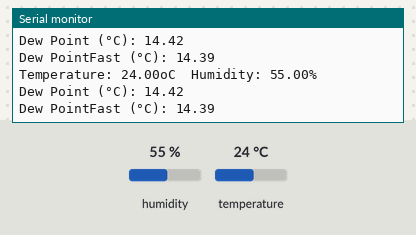
The sketch below on a simulated Arduino Uno, built with avr-gcc and run on an emulated ATmega328P. Shown: the last lines printed to the serial monitor. The test bench sets the inputs (shaded band); at power-on: humidity 55 %, temperature 24 °C.

Above: at 1.3 s.
1.4 s: humidity set to 22 %
At 2.04 s:
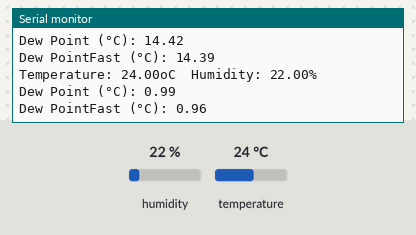
2.9 s: temperature set to 12 °C
At 3.68 s:
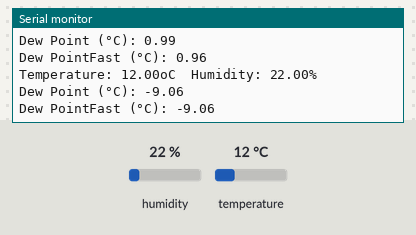
6.0 s: humidity set to 40 %
At 6.43 s:
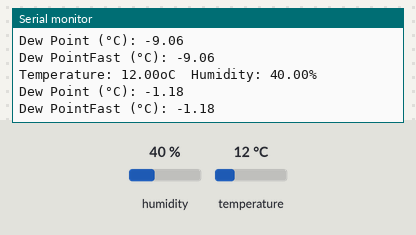
Timing chart, 0 to 9.0 s (numbered marks = the images above; inputs shaded):
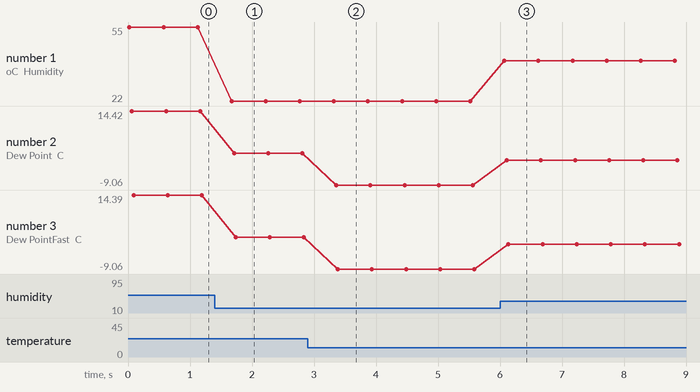

The sketch:

sketch_aug05a.ino
```cpp
//Celsius to Fahrenheit conversion
double Fahrenheit(double celsius)
{
  return 1.8 * celsius + 32;
}

// fast integer version with rounding
//int Celcius2Fahrenheit(int celcius)
//{
//  return (celsius * 18 + 5)/10 + 32;
//}


//Celsius to Kelvin conversion
double Kelvin(double celsius)
{
  return celsius + 273.15;
}

// dewPoint function NOAA
// reference (1) : http://wahiduddin.net/calc/density_algorithms.htm
// reference (2) : http://www.colorado.edu/geography/weather_station/Geog_site/about.htm
//
double dewPoint(double celsius, double humidity)
{
  // (1) Saturation Vapor Pressure = ESGG(T)
  double RATIO = 373.15 / (273.15 + celsius);
  double RHS = -7.90298 * (RATIO - 1);
  RHS += 5.02808 * log10(RATIO);
  RHS += -1.3816e-7 * (pow(10, (11.344 * (1 - 1/RATIO ))) - 1) ;
  RHS += 8.1328e-3 * (pow(10, (-3.49149 * (RATIO - 1))) - 1) ;
  RHS += log10(1013.246);

        // factor -3 is to adjust units - Vapor Pressure SVP * humidity
  double VP = pow(10, RHS - 3) * humidity;

        // (2) DEWPOINT = F(Vapor Pressure)
  double T = log(VP/0.61078);   // temp var
  return (241.88 * T) / (17.558 - T);
}

// delta max = 0.6544 wrt dewPoint()
// 6.9 x faster than dewPoint()
// reference: http://en.wikipedia.org/wiki/Dew_point
double dewPointFast(double celsius, double humidity)
{
  double a = 17.271;
  double b = 237.7;
  double temp = (a * celsius) / (b + celsius) + log(humidity*0.01);
  double Td = (b * temp) / (a - temp);
  return Td;
}


#include <dht11.h>

dht11 DHT11;

/* Define the DIO pin that will be used to communicate with the sensor */
#define DHT11_DIO 2


void setup()
{
  /* Setup the serial port for displaying the output of the sensor */
  Serial.begin(9600);
}

/* Main program loop */
void loop()
{
  /* Perform a read of the sensor and check if data was read OK */
  if (DHT11.read(DHT11_DIO) == DHTLIB_OK)
  {
    /* If so then output the current temperature and humidity to
    the serial port */
    Serial.print("Temperature: ");
    Serial.print((float)DHT11.temperature, 2);
    Serial.print("oC\t");
    Serial.print("Humidity: ");
    Serial.print((float)DHT11.humidity, 2);
    Serial.println("%");
    Serial.print("Dew Point (°C): ");
    Serial.println(dewPoint(DHT11.temperature, DHT11.humidity));
    Serial.print("Dew PointFast (°C): ");
    Serial.println(dewPointFast(DHT11.temperature, DHT11.humidity));

  }else
  {
    /* If there was a problem reading from then sensor then output
    an error */
    Serial.println("ERROR");
  }

  delay(500);
}
```

Measured:
- after the input at 1.4 s, the serial monitor: prints a new line after 0.27 s (image 1)
- after the input at 2.9 s, the serial monitor: prints a new line after 0.42 s (image 2)
- after the input at 6.0 s, the serial monitor: prints a new line after 0.07 s (image 3)
- plotted number 1: 55 → 22 after the input at 1.4 s, 22 → 40 after the input at 6.0 s
- plotted number 2: 14.42 → 0.99 after the input at 1.4 s, 0.99 → -9.06 after the input at 2.9 s, -9.06 → -1.18 after the input at 6.0 s
- plotted number 3: 14.39 → 0.96 after the input at 1.4 s, 0.96 → -9.06 after the input at 2.9 s, -9.06 → -1.18 after the input at 6.0 s
